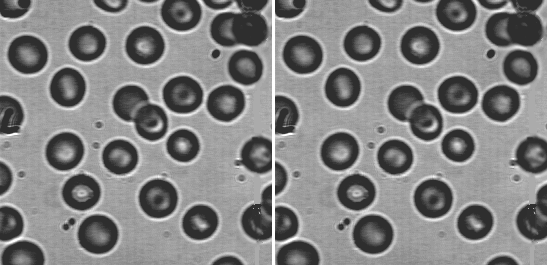
%> input picture aula-1/blood0.PNG, 548 x 266 px, given in place of arteriaBMP.bmp, which was not available
$ octave trabalho_1.m   (GNU Octave 9; MATLAB toolbox functions it lacks are replaced by stand-ins)
%> lines starting %> are read from the running program, lines starting %| are printed output that depends on the picture; pictures that were not available may be replaced by others from this repository, and a replacement may not be noted
%% Ronaldo Sena
%  ronaldo.sena@outlook.com
%  October 2017
%  Use it as you please. If we meet some day, and you think
%  this stuff was helpful, you can buy me a coffee... or a beer

%%  First part
% Caminho a partir desta pasta para a pasta onde estão as imagens
% utilizadas
addpath('../../datasets')

clear;
clc;
close all;

fileName = {'arteriaBMP.bmp','blood0.PNG','blood1.PNG','pe.jpg'};
inImages = {uint8(1:length(fileName))};
outImages = {uint8(1:length(fileName))};
maskSize = {3};

for i = 1:length(maskSize)
    filter{i} = fspecial('average',maskSize{i});
end

%%  Processing
for i = 1:length(fileName)
    inImages{i} = imread(fileName{i});
    %First cell line will be the equalized image
    outImages{i,1} = histeq(inImages{i});
    %Then the equalized image will be filtered by a 3x3 filter mask
    outImages{i,2} = imfilter(outImages{i,1},filter{1});
    %Finaly, the original image also will be filtered by a 3x3 filter mask
    outImages{i,3} = imfilter(inImages{i},filter{1});
end

%%  Plotting
for i = 1:length(fileName)
    figure(i);
    set(figure(i), 'Position', get(0, 'Screensize'));
    subplot(2,3,1)
    imshow(inImages{i});
    title('Original')
    subplot(2,3,4)
    imhist(inImages{i});
    title('Histograma original')

    subplot(2,3,2)
    imshow(outImages{i,1});
    title('Equalizada')
    subplot(2,3,5)
    imhist(outImages{i,1});
    title('Histograma Equalizado')

    subplot(2,3,3)
    imshow(outImages{i,2});
    title(['Mascara de ',int2str(maskSize{1}),'x',int2str(maskSize{1})])
    subplot(2,3,6)
    imhist(outImages{i,2});
    title(['Histograma com mascara de ',int2str(maskSize{1}),'x',int2str(maskSize{1})])
end
%> this loop made 4 passes
%> pass 1, `imshow(outImages{i,1});`:
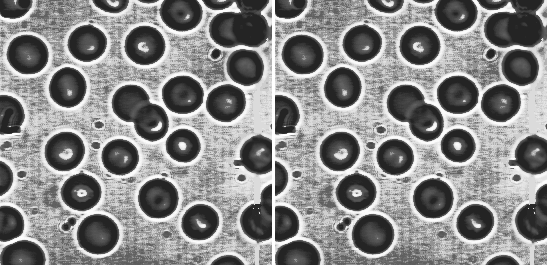
%> displayed picture: size 266x548, on the screen's scale of 0 to 255; min 36, max 255, mean 136.4
%> pass 1, `imshow(outImages{i,2});`:
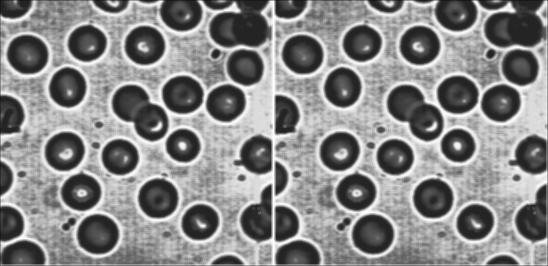
%> displayed picture: size 266x548, on the screen's scale of 0 to 255; min 16, max 255, mean 135.7
%> pass 1, `title(['Histograma com mascara de ',int2str(maskSize{1}),'x',int2str(m..`:
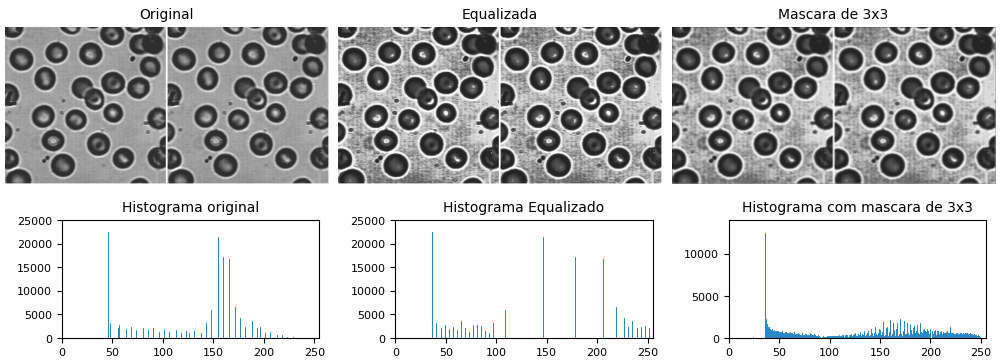
%> figure redrawn from the program's plot data, 6 panels
